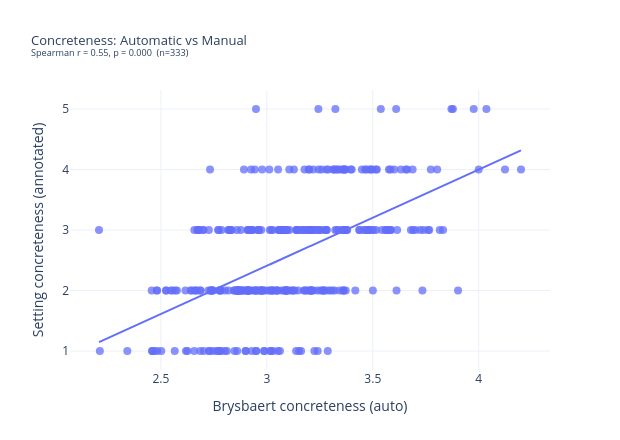
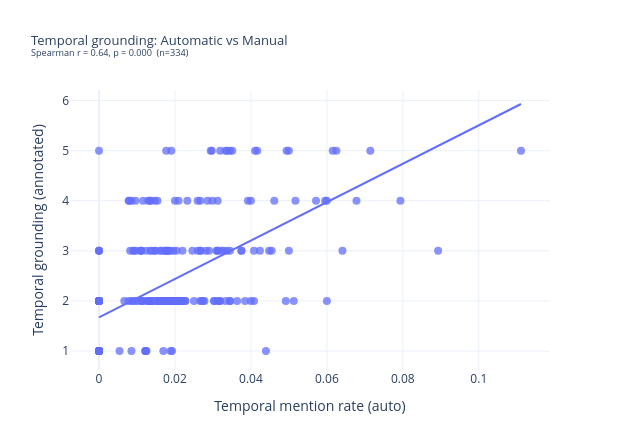

Here is the notebook cell these charts were saved with, in order:
### Markdown cell above
## 1. Automatic vs Manual Concordance

Do the automatic proxies track what annotators actually judged?
- **Brysbaert concreteness** vs annotated `setting_concreteness`
- **Temporal mention rate** vs annotated `setting_temporal_grounding`

### Code cell
import textwrap

def _wrap(text, width=55):
    return '<br>'.join(textwrap.wrap(str(text), width=width))

def plotly_scatter(df, x_col, y_col, xlabel, ylabel, title):
    sub = df[[x_col, y_col, 'safe_instance_id', 'source', 'text_snippet']].dropna(subset=[x_col, y_col]).copy()
    if len(sub) < 3:
        print(f'{title}: insufficient data (n={len(sub)})')
        return
    r_s, p_s = spearmanr(sub[x_col], sub[y_col])
    sub['_text_wrapped'] = sub['text_snippet'].apply(_wrap)
    fig = px.scatter(
        sub, x=x_col, y=y_col,
        trendline='ols',
        custom_data=['safe_instance_id', 'source', '_text_wrapped'],
        labels={x_col: xlabel, y_col: ylabel},
        title=f'{title}<br><sup>Spearman r = {r_s:.2f}, p = {p_s:.3f}  (n={len(sub)})</sup>',
        template='plotly_white',
    )
    fig.update_traces(
        hovertemplate=(
            '<b>%{customdata[0]}</b><br>'
            'source: %{customdata[1]}<br>'
            f'{xlabel}: ' + '%{x:.3f}<br>'
            f'{ylabel}: ' + '%{y}<br>'
            '<br>%{customdata[2]}<extra></extra>'
        ),
        marker=dict(size=8, opacity=0.75),
        selector=dict(mode='markers'),
    )
    fig.update_layout(
        width=620, height=440,
        title_font_size=13,
        margin=dict(l=70, r=70, t=90, b=70),
        hoverlabel=dict(font_size=12, namelength=-1),
    )
    fig.show()

plotly_scatter(ann_df,
    'concreteness_mean', 'setting_concreteness',
    'Brysbaert concreteness (auto)', 'Setting concreteness (annotated)',
    'Concreteness: Automatic vs Manual')

plotly_scatter(ann_df,
    'temporal_mention_rate', 'setting_temporal_grounding',
    'Temporal mention rate (auto)', 'Temporal grounding (annotated)',
    'Temporal grounding: Automatic vs Manual')

### Figure 1 — Plotly figure (JSON) as saved in the notebook; plotly's stock layout.template omitted (floating-point values rounded to 4 significant figures; data arrays with more than 128 entries replaced by an {"elided": "..."} marker saying what was removed)
{"data": [{"customdata": {"elided": "333x3 str values"}, "hovertemplate": "<b>%{customdata[0]}</b><br>source: %{customdata[1]}<br>Brysbaert concreteness (auto): %{x:.3f}<br>Setting concreteness (annotated): %{y}<br><br>%{customdata[2]}<extra></extra>", "legendgroup": "", "marker": {"color": "#636efa", "opacity": 0.75, "size": 8, "symbol": "circle"}, "mode": "markers", "name": "", "orientation": "v", "showlegend": false, "type": "scatter", "x": {"elided": "333 float values"}, "xaxis": "x", "y": {"elided": "333 int values"}, "yaxis": "y"}, {"hovertemplate": "<b>OLS trendline</b><br>setting_concreteness = 1.59114 * concreteness_mean + -2.36521<br>R<sup>2</sup>=0.312615<br><br>Brysbaert concreteness (auto)=%{x}<br>Setting concreteness (annotated)=%{y} <b>(trend)</b><extra></extra>", "legendgroup": "", "marker": {"color": "#636efa", "symbol": "circle"}, "mode": "lines", "name": "", "showlegend": false, "type": "scatter", "x": {"elided": "333 float values"}, "xaxis": "x", "y": {"elided": "333 float values"}, "yaxis": "y"}], "layout": {"height": 440, "hoverlabel": {"font": {"size": 12}, "namelength": -1}, "legend": {"tracegroupgap": 0}, "margin": {"b": 70, "l": 70, "r": 70, "t": 90}, "title": {"font": {"size": 13}, "text": "Concreteness: Automatic vs Manual<br><sup>Spearman r = 0.55, p = 0.000  (n=333)</sup>"}, "width": 620, "xaxis": {"anchor": "y", "domain": [0, 1], "title": {"text": "Brysbaert concreteness (auto)"}}, "yaxis": {"anchor": "x", "domain": [0, 1], "title": {"text": "Setting concreteness (annotated)"}}}}

### Figure 2 — Plotly figure (JSON) as saved in the notebook; plotly's stock layout.template omitted (floating-point values rounded to 4 significant figures; data arrays with more than 128 entries replaced by an {"elided": "..."} marker saying what was removed)
{"data": [{"customdata": {"elided": "334x3 str values"}, "hovertemplate": "<b>%{customdata[0]}</b><br>source: %{customdata[1]}<br>Temporal mention rate (auto): %{x:.3f}<br>Temporal grounding (annotated): %{y}<br><br>%{customdata[2]}<extra></extra>", "legendgroup": "", "marker": {"color": "#636efa", "opacity": 0.75, "size": 8, "symbol": "circle"}, "mode": "markers", "name": "", "orientation": "v", "showlegend": false, "type": "scatter", "x": {"elided": "334 float values"}, "xaxis": "x", "y": {"elided": "334 int values"}, "yaxis": "y"}, {"hovertemplate": "<b>OLS trendline</b><br>setting_temporal_grounding = 38.3389 * temporal_mention_rate + 1.67202<br>R<sup>2</sup>=0.388265<br><br>Temporal mention rate (auto)=%{x}<br>Temporal grounding (annotated)=%{y} <b>(trend)</b><extra></extra>", "legendgroup": "", "marker": {"color": "#636efa", "symbol": "circle"}, "mode": "lines", "name": "", "showlegend": false, "type": "scatter", "x": {"elided": "334 float values"}, "xaxis": "x", "y": {"elided": "334 float values"}, "yaxis": "y"}], "layout": {"height": 440, "hoverlabel": {"font": {"size": 12}, "namelength": -1}, "legend": {"tracegroupgap": 0}, "margin": {"b": 70, "l": 70, "r": 70, "t": 90}, "title": {"font": {"size": 13}, "text": "Temporal grounding: Automatic vs Manual<br><sup>Spearman r = 0.64, p = 0.000  (n=334)</sup>"}, "width": 620, "xaxis": {"anchor": "y", "domain": [0, 1], "title": {"text": "Temporal mention rate (auto)"}}, "yaxis": {"anchor": "x", "domain": [0, 1], "title": {"text": "Temporal grounding (annotated)"}}}}
